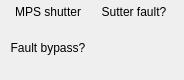
  <widget class="PyDMFrame" name="PyDMFrame">
   <property name="geometry">
    <rect>
     <x>10</x>
     <y>23</y>
     <width>184</width>
     <height>80</height>
    </rect>
   </property>
   <property name="toolTip">
    <string/>
   </property>
   <widget class="QLabel" name="label_2">
    <property name="geometry">
     <rect>
      <x>8</x>
      <y>4</y>
      <width>80</width>
      <height>16</height>
     </rect>
    </property>
    <property name="text">
     <string>MPS shutter</string>
    </property>
    <property name="alignment">
     <set>Qt::AlignCenter</set>
    </property>
   </widget>
   <widget class="QLabel" name="label_3">
    <property name="geometry">
     <rect>
      <x>94</x>
      <y>4</y>
      <width>80</width>
      <height>15</height>
     </rect>
    </property>
    <property name="text">
     <string>Sutter fault?</string>
    </property>
    <property name="alignment">
     <set>Qt::AlignCenter</set>
    </property>
   </widget>
   <widget class="QLabel" name="label_4">
    <property name="geometry">
     <rect>
      <x>8</x>
      <y>40</y>
      <width>80</width>
      <height>15</height>
     </rect>
    </property>
    <property name="text">
     <string>Fault bypass?</string>
    </property>
    <property name="alignment">
     <set>Qt::AlignCenter</set>
    </property>
   </widget>
   <widget class="PyDMDrawingLine" name="PyDMDrawingLine_8">
    <property name="geometry">
     <rect>
      <x>700</x>
      <y>70</y>
      <width>100</width>
      <height>100</height>
     </rect>
    </property>
    <property name="toolTip">
     <string/>
    </property>
   </widget>
  </widget>
